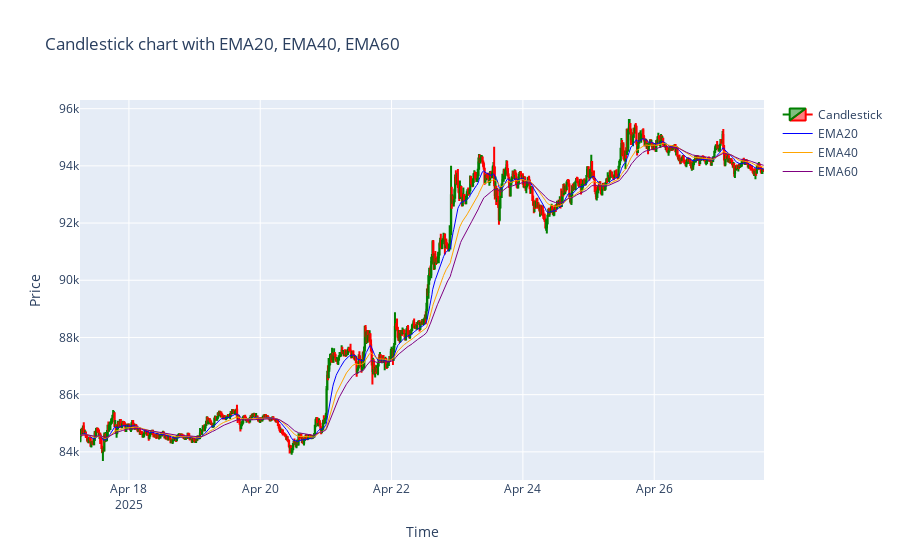

Write notebook code for a chart like this one.
### Code cell
# 繪製 K 線圖和 EMA 線

fig = go.Figure()

# K 線圖
fig.add_trace(go.Candlestick(
    x=kLine_df['time'],
    open=kLine_df['open'],
    high=kLine_df['high'],
    low=kLine_df['low'],
    close=kLine_df['close'],
    increasing_line_color='green',
    decreasing_line_color='red',
    name='Candlestick'
))

# EMA 線
fig.add_trace(go.Scatter(
    x=kLine_df['time'],
    y=kLine_df['EMA20'],
    mode='lines',
    line=dict(color='blue', width=1),
    name='EMA20'
))
fig.add_trace(go.Scatter(
    x=kLine_df['time'],
    y=kLine_df['EMA40'],
    mode='lines',
    line=dict(color='orange', width=1),
    name='EMA40'
))
fig.add_trace(go.Scatter(
    x=kLine_df['time'],
    y=kLine_df['EMA60'],
    mode='lines',
    line=dict(color='purple', width=1),
    name='EMA60'
))

fig.update_layout(
    title='Candlestick chart with EMA20, EMA40, EMA60',
    xaxis_title='Time',
    yaxis_title='Price',
    xaxis_rangeslider_visible=False
)

fig.show()

### Figure 1 — Plotly figure (JSON) as saved in the notebook; plotly's stock layout.template omitted (floating-point values rounded to 4 significant figures; data arrays with more than 128 entries replaced by an {"elided": "..."} marker saying what was removed)
{"data": [{"close": {"elided": "1000 float values"}, "decreasing": {"line": {"color": "red"}}, "high": {"elided": "1000 float values"}, "increasing": {"line": {"color": "green"}}, "low": {"elided": "1000 float values"}, "name": "Candlestick", "open": {"elided": "1000 float values"}, "type": "candlestick", "x": {"elided": "1000 str values"}}, {"line": {"color": "blue", "width": 1}, "mode": "lines", "name": "EMA20", "type": "scatter", "x": {"elided": "1000 str values"}, "y": {"elided": "1000 float values"}}, {"line": {"color": "orange", "width": 1}, "mode": "lines", "name": "EMA40", "type": "scatter", "x": {"elided": "1000 str values"}, "y": {"elided": "1000 float values"}}, {"line": {"color": "purple", "width": 1}, "mode": "lines", "name": "EMA60", "type": "scatter", "x": {"elided": "1000 str values"}, "y": {"elided": "1000 float values"}}], "layout": {"title": {"text": "Candlestick chart with EMA20, EMA40, EMA60"}, "xaxis": {"rangeslider": {"visible": false}, "title": {"text": "Time"}}, "yaxis": {"title": {"text": "Price"}}}}
